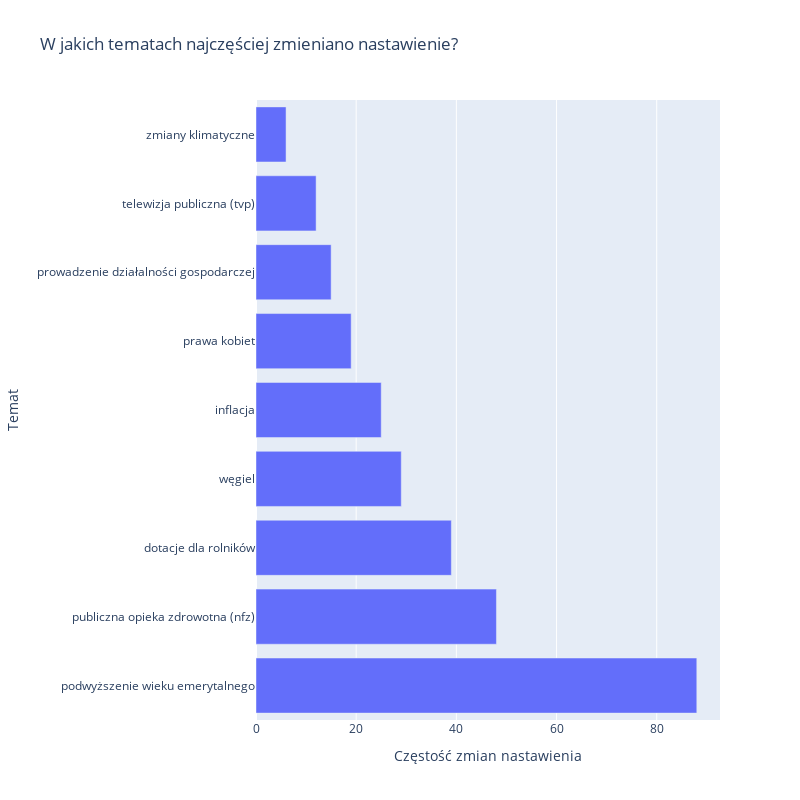
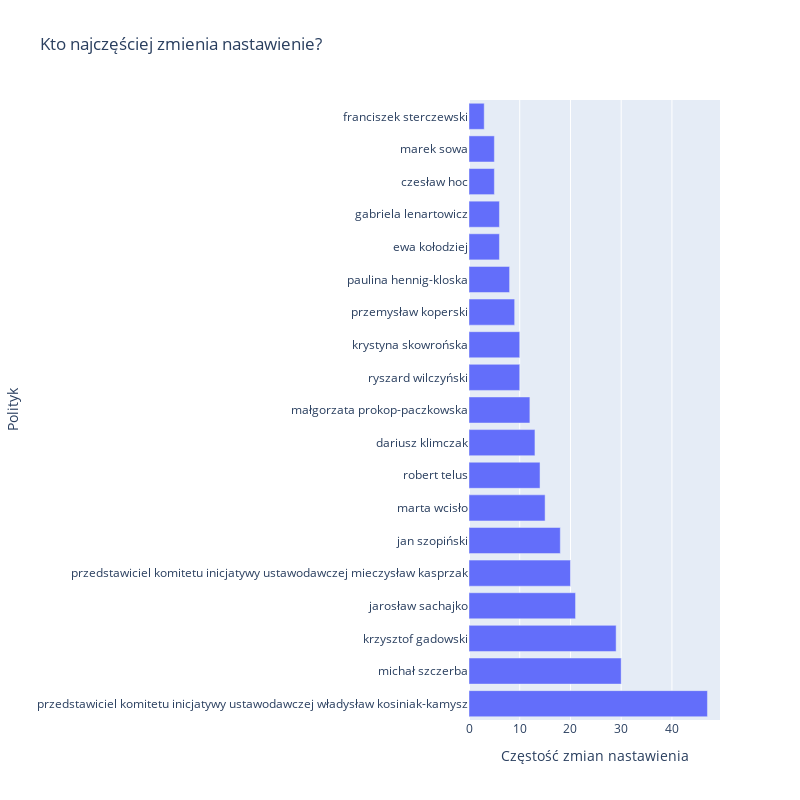

Source (notebook cell) for these figures, in order:
### Markdown cell above
## sejm chat

### Code cell
df, data_with_changed_stance, data_with_no_changed_stance = stance_analysis('sejm_senat_chat_top_topics', True)
topics_with_changed_stance = data_with_changed_stance['topic'].unique()

### Figure 1 — Plotly figure (JSON) as saved in the notebook; plotly's stock layout.template omitted (floating-point values rounded to 4 significant figures)
{"data": [{"alignmentgroup": "True", "hovertemplate": "Częstość zmian nastawienia=%{x}<br>Temat=%{y}<extra></extra>", "legendgroup": "", "marker": {"color": "#636efa", "pattern": {"shape": ""}}, "name": "", "offsetgroup": "", "orientation": "h", "showlegend": false, "textposition": "auto", "type": "bar", "x": [88, 48, 39, 29, 25, 19, 15, 12, 6], "xaxis": "x", "y": ["podwyższenie wieku emerytalnego", "publiczna opieka zdrowotna (nfz)", "dotacje dla rolników", "węgiel", "inflacja", "prawa kobiet", "prowadzenie działalności gospodarczej", "telewizja publiczna (tvp)", "zmiany klimatyczne"], "yaxis": "y"}], "layout": {"barmode": "relative", "height": 800, "legend": {"tracegroupgap": 0}, "title": {"text": "W jakich tematach najczęściej zmieniano nastawienie?"}, "width": 800, "xaxis": {"anchor": "y", "domain": [0, 1], "title": {"text": "Częstość zmian nastawienia"}}, "yaxis": {"anchor": "x", "domain": [0, 1], "title": {"text": "Temat"}}}}

### Figure 2 — Plotly figure (JSON) as saved in the notebook; plotly's stock layout.template omitted (floating-point values rounded to 4 significant figures)
{"data": [{"alignmentgroup": "True", "hovertemplate": "Częstość zmian nastawienia=%{x}<br>Polityk=%{y}<extra></extra>", "legendgroup": "", "marker": {"color": "#636efa", "pattern": {"shape": ""}}, "name": "", "offsetgroup": "", "orientation": "h", "showlegend": false, "textposition": "auto", "type": "bar", "x": [47, 30, 29, 21, 20, 18, 15, 14, 13, 12, 10, 10, 9, 8, 6, 6, 5, 5, 3], "xaxis": "x", "y": ["przedstawiciel komitetu inicjatywy ustawodawczej władysław kosiniak-kamysz", " michał szczerba", " krzysztof gadowski", " jarosław sachajko", "przedstawiciel komitetu inicjatywy ustawodawczej mieczysław kasprzak", " jan szopiński", " marta wcisło", " robert telus", " dariusz klimczak", " małgorzata prokop-paczkowska", " ryszard wilczyński", " krystyna skowrońska", " przemysław koperski", " paulina hennig-kloska", " ewa kołodziej", " gabriela lenartowicz", " czesław hoc", " marek sowa", " franciszek sterczewski"], "yaxis": "y"}], "layout": {"barmode": "relative", "height": 800, "legend": {"tracegroupgap": 0}, "title": {"text": "Kto najczęściej zmienia nastawienie?"}, "width": 800, "xaxis": {"anchor": "y", "domain": [0, 1], "title": {"text": "Częstość zmian nastawienia"}}, "yaxis": {"anchor": "x", "domain": [0, 1], "title": {"text": "Polityk"}}}}
